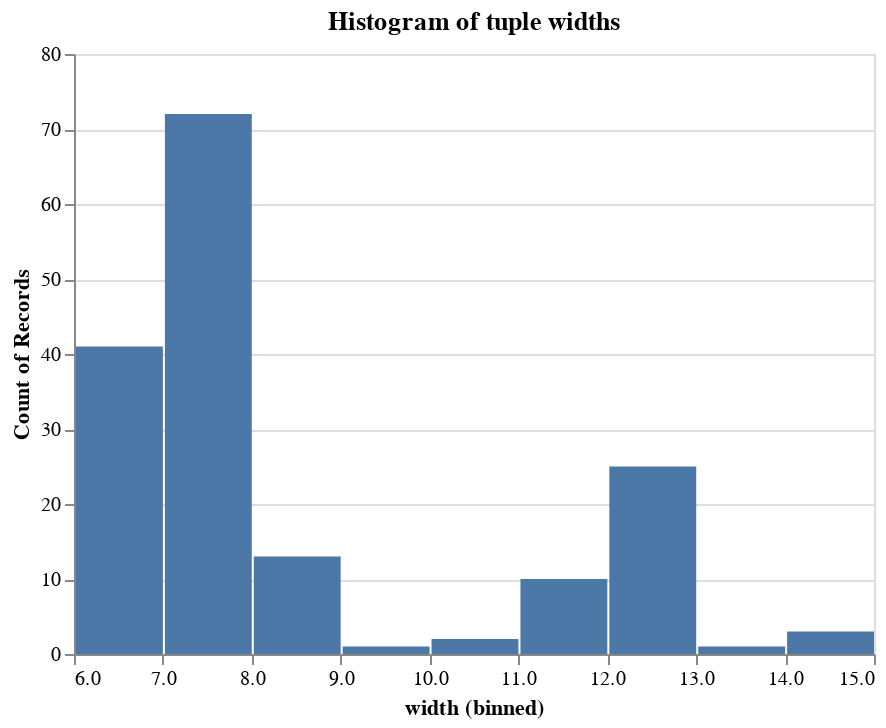

The cell this chart's notebook holds for it:
### Code cell
alt.Chart(width_df,title="Histogram of tuple widths").mark_bar().encode(
    alt.X("width:Q", bin=True),
    y='count()',
)

### Figure 1 — Vega-Lite specification as saved in the notebook (floating-point values rounded to 4 significant figures; data arrays with more than 128 entries replaced by an {"elided": "..."} marker saying what was removed)
{"config": {"view": {"continuousWidth": 400, "continuousHeight": 300}}, "data": {"name": "data-f50fd7128d4400437724a8136f7e0485"}, "mark": "bar", "encoding": {"x": {"type": "quantitative", "bin": true, "field": "width"}, "y": {"type": "quantitative", "aggregate": "count"}}, "title": "Histogram of tuple widths", "$schema": "https://vega.github.io/schema/vega-lite/v4.8.1.json", "datasets": {"data-f50fd7128d4400437724a8136f7e0485": {"elided": "168 records"}}}
